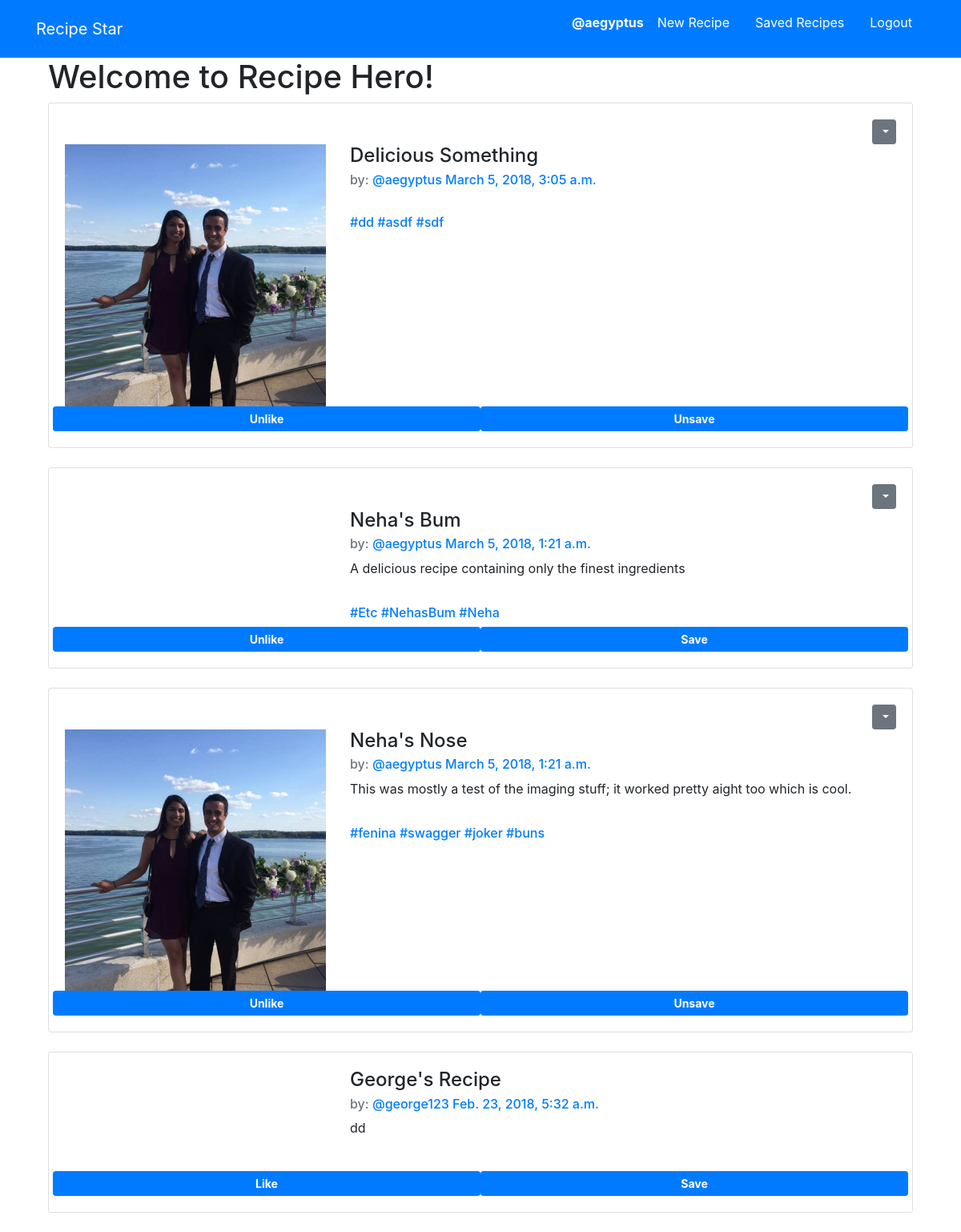
Screenshot of / (signed in) with the database file from the repository.
### recipies/models.py (models this page shows, shortened)
class Recipe(models.Model):
    user = models.ForeignKey(auth.models.User, on_delete=models.CASCADE, related_name='recipes')
    name = models.CharField(max_length=100)
    instructions = models.TextField()
    ingredients = models.TextField()
    created_at = models.DateTimeField(auto_now=True)
    about = models.TextField(blank=True, default='')
    cuisine = TaggableManager()
    pic = models.ImageField(upload_to=UploadToPathAndRename('images'), null=True, blank=True)
    like_id = models.CharField(max_length=20, editable=False)
    save_id = models.CharField(max_length=20, editable=False)
    class Meta:
        ordering = ['-created_at']

### simpleRecipe/views.py (the view)
# urls.py: path('', views.HomePage.as_view(), name='home'),
class HomePage(ListView, SelectRelatedMixin):
    model = models.Recipe
    template_name = 'index.html'
    select_related = ('user')

### recipies/templatetags/app_filters.py (called while the page is built)
def htfy(value):
    if str(value)[0]=='#':
        return value
    else:
        return '#'+str(value)

def get_recipe(value):
    return [val.recipe for val in value]

### templates/index.html
{% extends 'base.html' %}
{% block content %}
{% if user.is_authenticated %}
<div class="container">
  <h1>Welcome to Recipe Hero!</h1>
  {% for recipe in recipe_list %}
    {% include 'recipies/_recipe.html' %}
  {% endfor %}
</div>
{% else %}
<div class="container">
  <h1>Welcome to Recipe Hero!</h1>
  <h2>Please sign up to get started!</h2>
</div>
{% endif %}
{% endblock %}

### templates/base.html (shortened to what this page needs)
<!DOCTYPE html>
{% load staticfiles %}
<html>
  <head>
    <link rel="stylesheet" href="https://maxcdn.bootstrapcdn.com/bootstrap/4.0.0/css/bootstrap.min.css">
  </head>
  <body>
    <nav class='navbar navbar-light bg-primary text-white navbar-fixed-top' role='navigation' id='navbar'>
      <div class="container text-white">
        <a class='navbar-brand mynav text-white'
        href="{% url 'home' %}">Recipe Star</a>
        <ul class='nav navbar-light'>
        {% if user.is_authenticated %}
        <li class='nav-item'>
          <a class='nav-link text-white' href="{% url 'recipies:by_recipe' username=user.username %}">
          <div class="row">
            <strong>
             <p>@{{user.username}}</p>
           </strong>
          </div>
        </a>
        </li>
        <li class='nav-item'> <a class='nav-link text-white' href="{% url 'recipies:create' %}">New Recipe</a> </li>
        <li class='nav-item'> <a class='nav-link text-white' href="{% url 'recipies:saved_list' %}">Saved Recipes</a> </li>
        <li class='nav-item'> <a class='nav-link text-white' href="{% url 'accounts:logout' %}">Logout</a> </li>
        {% else %}
        <li class='nav-item'> <a class='nav-link text-white' href="{% url 'accounts:signup' %}">Sign Up</a> </li>
        <li class='nav-item'> <a class='nav-link text-white' href="{% url 'accounts:login' %}">Login</a> </li>
        {% endif %}
      </ul>
      </div>
    </nav>
    <div class="container">
      {% block content %}
      {% endblock %}
    </div>
</html>

### recipies/templates/recipies/_recipe.html (shortened to what this page needs)
{% load app_filters %}
<div class="card">
  <div class="card-body">
      {% if user.is_authenticated and recipe.user == user %}
      <div class="dropdown" align="right" style="vertical-align: top;">
        <button class="btn btn-secondary btn-sm dropdown-toggle"
        type="button" id="dropdownMenu1" data-toggle="dropdown"
        aria-haspopup="true" aria-expanded="false">
        </button>
      </div>
      {% endif %}
<div class='row'>
  <div class='col-md-4'>
    {% if recipe.pic %}
      <img src="{{ recipe.pic.url }}" style='height: 100%; width: 100%; object-fit: contain' alt='blah' />
    {% endif %}
  </div>
  <div class='col-md-8'>
  <h4 class='card-title'>{{recipe.name}}</h4>
    <h6 class='card-subtitle mb-2 text-muted'>
    by: <a href="{% url 'recipies:by_recipe' username=recipe.user.username %}">@{{recipe.user.username}}</a>
    <a href="{% url 'recipies:detailview' pk=recipe.pk %}">{{recipe.created_at}}</a>
  </h6>
  <p class='card-text'>
    {{recipe.about}}
  </p>
  <br>
  <h6 class='card-subtitle mb-2 text-muted'>
    {% for tags in recipe.cuisine.names %}
    <a href="#">{{ tags|htfy }}</a>
    {% endfor %}
  </div>
</div>
<div class="row">
  <button class="btn btn-sm btn-primary like col" id="{{recipe.like_id}}">
  {% if recipe in user.likes.all|get_recipe %}
    <strong>Unlike</strong>
  {% else %}
    <strong>Like</strong>
  {% endif %}
  </button>
  <button class="btn btn-sm btn-primary save col" id="{{recipe.save_id}}">
  {% if recipe in user.saves.all|get_recipe %}
    <strong>Unsave</strong>
  {% else %}
    <strong>Save</strong>
  {% endif %}
  </button>
</div>
</div>
</div>
<br>

### rows the page displays
Recipe: pic (picture), name "Delicious Something", user.username "aegyptus", created_at "March 5, 2018, 3:05 a.m.", names "#dd" "#asdf" "#sdf", shows "Unlike", shows "Unsave"
Recipe: name "Neha's Bum", user.username "aegyptus", created_at "March 5, 2018, 1:21 a.m.", about "A delicious recipe containing only the finest ingredients", names "#Etc" "#NehasBum" "#Neha", shows "Unlike", shows "Save"
Recipe: pic (picture), name "Neha's Nose", user.username "aegyptus", created_at "March 5, 2018, 1:21 a.m.", about "This was mostly a test of the imaging stuff; it worked pretty aight too which is cool.", names "#fenina" "#swagger" "#joker" "#buns", shows "Unlike", shows "Unsave"
Recipe: name "George's Recipe", user.username "george123", created_at "Feb. 23, 2018, 5:32 a.m.", about "dd", shows "Like", shows "Save"

### other values shown
{{ user.username }} "aegyptus"
